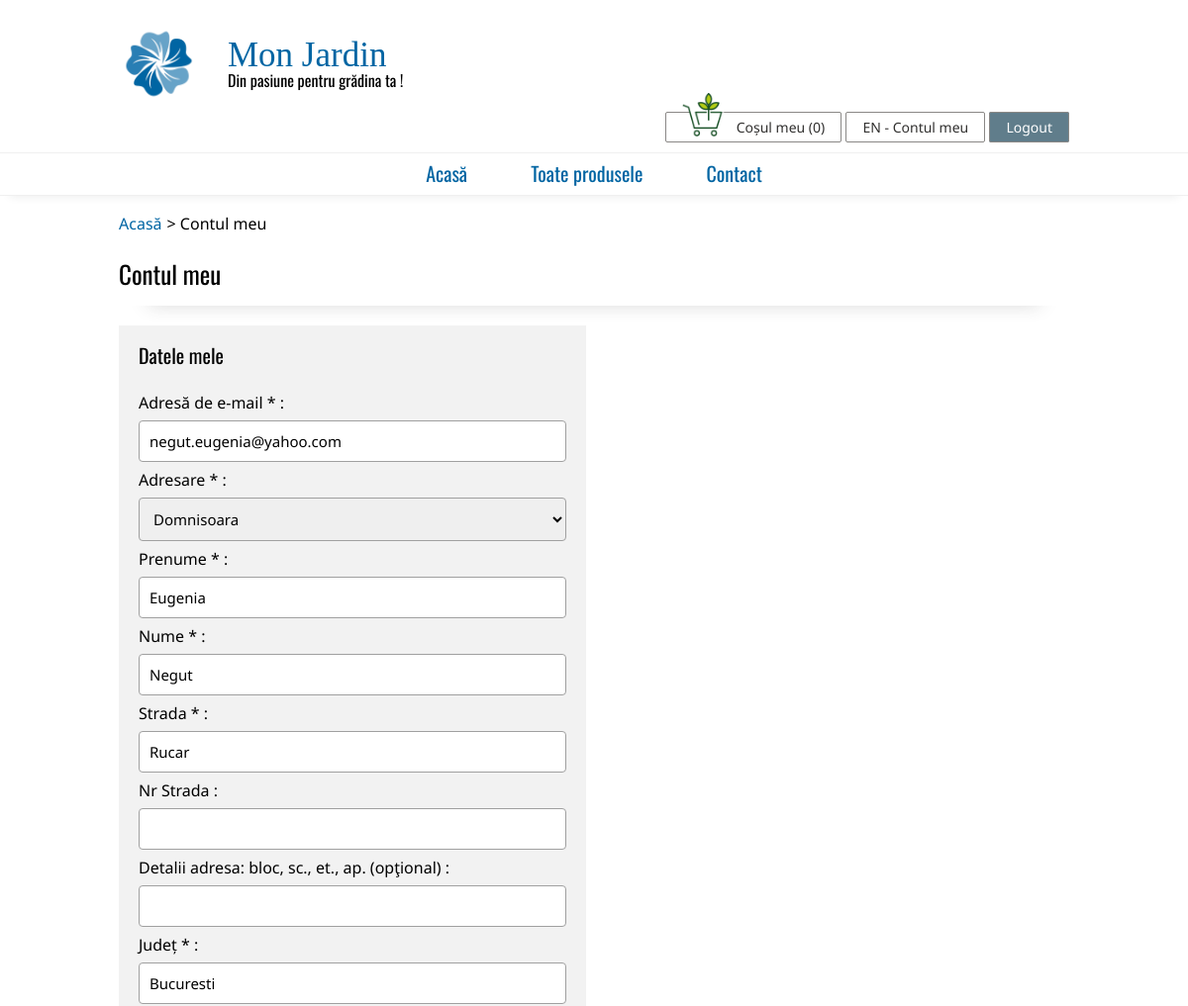
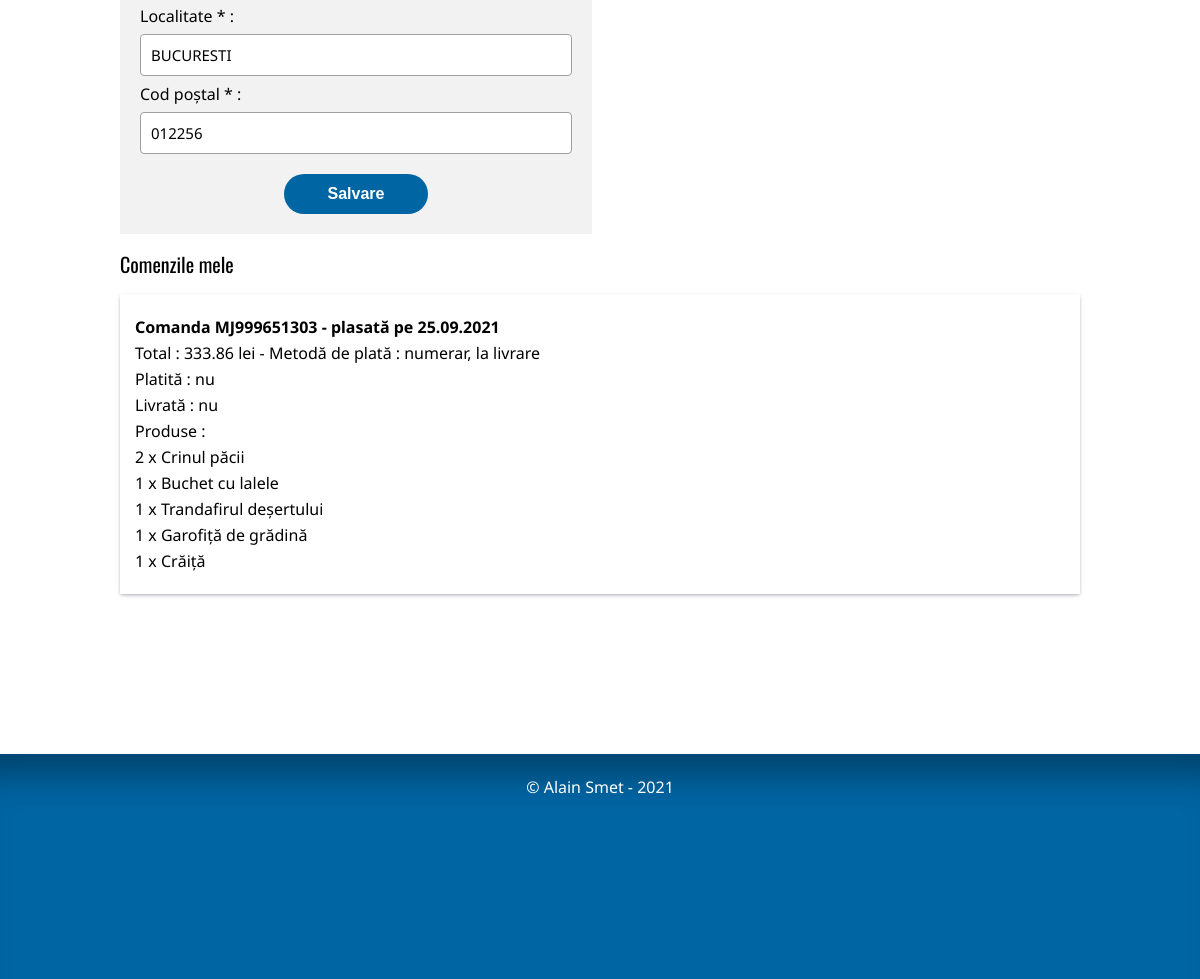
The page /cont/ (signed in) on the database its author committed (2 pictures, top to bottom).
### produse/models.py (models this page shows, shortened)
class Useri(models.Model):
    ADRESARE_CHOICES = [
        ('DL', 'Domnul'),
        ('DNA', 'Doamna'),
        ('DRA', 'Domnisoara')
    ]
    user = models.OneToOneField(User, on_delete=models.CASCADE)
    email = models.EmailField()
    adresare = models.CharField(max_length=3, choices=ADRESARE_CHOICES)
    prenume = models.CharField(max_length = 80)
    nume = models.CharField(max_length = 80)
    strada = models.CharField(max_length = 160)
    nr_strada = models.CharField(max_length = 10, blank=True)
    det_adresa = models.CharField(max_length = 200, blank=True)
    judet = models.CharField(max_length = 40)
    localitate = models.CharField(max_length = 40)
    cod_postal = models.CharField(max_length = 10)
    class Meta:
        verbose_name = 'Utilizator'
        verbose_name_plural = 'Utilizatori'

class Comenzi(models.Model):
    PLATA_CHOICES = [
        ('NUM', 'Numerar, la livrare'),
        ('CRD', 'Cu cardul'),
        ('TRB', 'Transfer bancar')
    ]
    referinta = models.CharField(max_length = 80)
    user = models.ForeignKey(Useri, on_delete = models.CASCADE)
    tip_plata = models.CharField(max_length = 3, choices = PLATA_CHOICES)
    platita = models.BooleanField(default = False)
    data_plata = models.DateField(blank = True, null=True)
    livrata = models.BooleanField(default = False)
    data_livrare = models.DateField(blank = True, null=True)
    itemi = models.ManyToManyField(ItemComanda, blank=True)
    data_creare = models.DateField(auto_now_add=True)
    def pret_total(self):
        pret = 0
        for item in self.itemi.all():
            pret += float(item.pret_unitar) * item.cantitate
        return '{:.2f}'.format(pret)
    def lista_itemi(self):
        return self.itemi.all()
    class Meta:
        verbose_name = 'Comandă'
        verbose_name_plural = 'Comenzi'

class ItemComanda(models.Model):
    produs_id = models.ForeignKey(Produse, null=True, on_delete=models.SET_NULL)
    cantitate = models.PositiveIntegerField(default=1)
    pret_unitar = models.DecimalField(max_digits=10, decimal_places=2,
                                      default=0)
    class Meta:
        verbose_name = 'Item comanda'
        verbose_name_plural = 'Itemi comanda'

class Produse(models.Model):
    nume = models.CharField(max_length = 80)
    nume_latin = models.CharField(max_length = 80, blank=True)
    poza = models.ImageField(upload_to='pictures/',
                             default='pictures/none.png', null=True, blank=True)
    categorie = models.ForeignKey(Categorii, on_delete=models.SET_NULL,
                                  null=True, blank=True)
    specie = models.CharField(max_length = 80, blank=True)
    familie = models.CharField(max_length = 80, blank=True)
    descriere = models.TextField(blank=True)
    pret = models.DecimalField(max_digits=10, decimal_places=2,
                                           default=0)
    stoc = models.PositiveIntegerField(default=0)
    def _get_nice_url(self):
        return nice_url(self.nume)
    url_norm = property(_get_nice_url)
    class Meta:
        verbose_name = 'Produs'
        verbose_name_plural = 'Produse'

### produse/views.py (the view)
# urls.py: path('cont/', pv.cont, name='cont'),
def cont(request):
    utilizator_valid = True
    try:
        utilizator_gasit = User.objects.get(username=request.user.username)
        utilizator = Useri.objects.get(user=utilizator_gasit.id)
    except:
        utilizator_valid = False
    if request.method == 'POST':
        form = UserForm(request.POST, instance=utilizator)
        if not utilizator_valid :
            return redirect('autentificare')
        elif form.is_valid():
            form.save()
            mesaj = 'Datele dvs au fost actualizate'
            comenzi = Comenzi.objects.filter(user_id=utilizator.id)
            return render(request, 'cont.html', {'user': request.user,
                                                 'formUser': form,
                                                 'num_art': num_art(request),
                                                 'mesaj': mesaj,
                                                 'comenzi': comenzi})
    else:
        if not utilizator_valid:
            return redirect('autentificare')
        form = UserForm(instance=utilizator)
        comenzi = Comenzi.objects.filter(user_id=utilizator.id)
    return render(request, 'cont.html', {'user': request.user,
                                         'formUser': form,
                                         'num_art': num_art(request),
                                         'comenzi': comenzi})

### produse/forms.py
class UserForm(forms.ModelForm):
    class Meta:
        model = Useri
        fields = ['email', 'adresare', 'prenume', 'nume', 'strada', 'nr_strada',
                  'det_adresa', 'judet', 'localitate', 'cod_postal']
        labels = {'adresare':'Adresare * ', 'prenume':'Prenume * ', 'nume':'Nume * ',
                  'email':'Adresă de e-mail * ',
                  'det_adresa':'Detalii adresa: bloc, sc., et., ap. (opţional) ',
                  'judet':'Județ * ', 'localitate':'Localitate * ',
                  'strada':'Strada * ', 'nr_strada':'Nr Strada ',
                  'cod_postal':'Cod poștal * '}

### produse/templatetags/produse_extras.py (called while the page is built)
@register.filter
def initiale(user):
    sir = ''
    try:
        sir += user.first_name[0].upper()
        sir += user.last_name[0].upper()
    except:
        sir = ''
    return sir

### produse/views.py (called while the page is built)
def _extragere_cos(request):
  if not request.session.has_key('cos'):
    return {}
  else:
    return request.session['cos']

def num_art(request):
    cos_complet = _extragere_cos(request)
    cantitate_totala = 0
    for produs, cantitate in cos_complet.items():
        cantitate_totala += cantitate
    return cantitate_totala

### templates/cont.html (shortened to what this page needs)
{% extends "./base.html" %}
{% load static %}
{% block breadcrumb %}
<ul id="breadcrumb">
	<li><a href="{% url 'index' %}" title="Acasă">Acasă</a></li>
	<li>Contul meu</li>
</ul>
{% endblock breadcrumb %}
{% block content %}
<h3>Contul meu</h3>
<form method="post" class="form-block-account">
	<h4>Datele mele</h4>
	{{ formUser.as_p }}
	<button type="submit" name="login" class="submit-button">Salvare</button>
</form>
<h4>Comenzile mele</h4>
{% if comenzi|length > 0 %}
<ul>
{% for comanda in comenzi %}
	<a href="{% url 'detaliu_comanda' comanda.referinta %}" class="order">
		<li>
			<p class="bold">Comanda {{comanda.referinta}} - plasată pe {{comanda.data_creare|date:'d.m.Y'}}</p>
			<p>Total : {{comanda.pret_total}} lei - Metodă de plată : {{comanda.get_tip_plata_display|lower}}</p>
			<p>Platită :
			{% if comanda.platita == True %}
			da (pe data de {{comanda.data_plata|date:'d.m.Y'}})
			{% else %}
			nu
			{% endif %}
			</p>
			<p>Livrată :
			{% if comanda.livrata == True %}
			da (pe data de {{comanda.data_livrare|date:'d.m.Y'}})
			{% else %}
			nu
			{% endif %}
			</p>
			<p>Produse :</p>
			{% for item in comanda.lista_itemi %}
			<p>{{item.cantitate}} x {{item.produs_id.nume}}</p>
			{% endfor %}
		</li>
	</a>
{% endfor %}
</ul>
{% else %}
<p>Nu aveți nicio comandă facută. <a href="{% url 'plante' %}">Incepeți acum !</a></p>
{% endif %}
{% endblock content %}

### templates/base.html (shortened to what this page needs)
{% load static %}
{% load produse_extras %}
<!DOCTYPE html>
<html>
	<head>
		<link rel="stylesheet" href="{% static 'reset.css' %}">
		<link rel="stylesheet" href="{% static 'main.css' %}">
	</head>
	<body>
		<div id="container">
			<div id="header">
				<a href="{% url 'index' %}" title="Mon Jardin - Acasă">
					<img src="{% static 'main_logo.png' %}" alt="Logo principal">
					<h1>Mon Jardin</h1>
					<h2>Din pasiune pentru grădina ta !</h2>
				</a>
			</div>
			<ul id="top-menu">
				<li>
					<a href="{% url 'cos' %}"><img src="{% static 'cart.png' %}" alt="Poza cos">Coșul meu ({{num_art}})</a>
				</li>
				<li><a href="{% url 'cont' %}"
				{% if user.username %}
				title="Salut {{user.first_name}} !"
				{% endif %}
				>
				{% if user.username %}
				{{user|initiale}} -
				{% endif %}
				Contul meu</a></li>
				{% if user.username %}
				<li><a href="{% url 'logout' %}" class="logout">Logout</a></li>
				{% endif %}
			</ul>
			<ul id="main-menu">
				<li><a href="{% url 'index' %}" title="Acasă">Acasă</a></li>
				<li><a href="{% url 'plante' %}" title="Toate produsele">Toate produsele</a></li>
				<li><a href="{% url 'contact' %}" title="Contact">Contact</a></li>
			</ul>
			<div id="main-content">
			{% block breadcrumb %}
			{% endblock breadcrumb %}
			{% block content %}
			{% endblock content %}
			</div>
			<div id="footer">
				<p>© Alain Smet - 2021</p>
			</div>
		</div>
	</body>
</html>

### static/main.css (style rules this page uses)
html { height: 100%; }
body { font-family: 'Noto Sans', Helvetica, Arial, sans-serif; min-height: 100%; }
h1 { font-family: Cinzel, 'Times New Roman', serif; font-size : 35px; color: #0065A3; padding-top: 13px; }
h2, h3, h4, th { font-family: Oswald, Helvetica, Arial, sans-serif; }
h2 { display:inline-block; }
h3 { padding-top: 20px; padding-bottom: 20px; font-size: 25px; box-shadow: rgb(0 0 0 / 45%) 0px 25px 20px -30px; margin-bottom: 20px; }
h4 { clear: both; font-size: 20px; padding-top: 20px; padding-bottom: 20px; }
label { display: block; margin-bottom: 10px; margin-top: 10px; }
input, select, textarea { width: 100%; font-family: 'Noto Sans', Helvetica, Arial, sans-serif; font-size: 15px; padding: 10px; box-sizing: border-box; resize: vertical; border-radius: 4px; border-style: solid; border-width: thin; border-color: #A0A0A0; outline: none; }
#container { min-height: 100%; }
#header { margin-left: 10%; margin-right: 10%; margin-top: 25px; }
#header img { float: left; height: 80px; margin-right: 30px; }
#header a { text-decoration: none; color: inherit; }
#top-menu { ; float: right; margin-right: 10%; margin-bottom: 18px; }
#top-menu li { display: inline-block; }
#top-menu img { width: 45px; margin-right: 10px; position: relative; bottom: -4px; }
#top-menu a, .cart-continue-button { outline: 0; text-align: center; text-decoration: none; cursor: pointer; padding: 5px 16px; border-radius: 2px; min-width: 80px; height: 32px; background-color: rgb(255, 255, 255); color: rgb(50, 49, 48); font-size: 14px; font-weight: 400; box-sizing: border-box; border: 1px solid rgb(138, 136, 134); }
#top-menu .logout { background-color: #607D8B; color: white; }
#main-menu { clear: both; border-top: 1px solid #f0f0f0; border-bottom: 1px solid #f0f0f0; box-shadow: rgba(33, 35, 38, 0.1) 0px 10px 10px -10px; text-align: center; }
#main-menu li { display: inline-block; }
#main-menu li a { font-family: Oswald, Helvetica, Arial, sans-serif; color: #0065A3; display: block; font-size: 20px; text-decoration: none; padding: 10px 30px; border-bottom: 2px solid #FFF; }
#breadcrumb { margin-top: 20px; margin-bottom: 10px; }
#breadcrumb li { display: inline-block; }
#breadcrumb li:not(:last-child):after { content: '\003e'; margin-left: 5px; }
#breadcrumb li a { text-decoration: none; color: #0065A3; }
#main-content { clear: left; padding-left: 10%; padding-right: 10%; padding-bottom: 140px; min-height: 420px; }
#footer { clear: both; position: relative; bottom: 0px; width: 100%; min-height: 200px; padding-top: 25px; text-align: center; background-color: #0065A3; color: #FFF; box-shadow: rgb(0 0 0 / 35%) 0px 50px 36px -30px inset; }
.submit-button, .cart-detail-button, .cart-pay-button { display: block; background-color: #0065A3; border: 0; border-radius: 100px; box-sizing: border-box; color: #ffffff; cursor: pointer; font-size: 16px; font-weight: 600; min-height: 40px; margin-top: 20px; }
.submit-button { margin-left: auto; margin-right: auto; padding-left: 10%; padding-right: 10%; }
.form-block, .form-block-account { display: inline-block; text-align: left; vertical-align: top; width: 45%; min-width: 350px; padding: 0px 20px 20px 20px; background-color: #F2F2F2; margin-top: 10px; }
.form-block-account { margin: 0px; padding: 0px 20px 20px 20px; background-color: #F2F2F2; }
.order, .order-top { display: inline-block; vertical-align: top; width: 100%; margin-bottom: 20px; padding-top: 15px; padding-bottom: 15px; box-shadow: rgba(50, 50, 93, 0.25) 0px 2px 5px -1px, rgba(0, 0, 0, 0.3) 0px 1px 3px -1px; text-decoration: none; color: black; }
.order p, .order-top p { margin-bottom: 10px; margin-top: 10px; padding: 0px 15px; }
.bold { font-weight: bold; }

### rows shown on the page
Useri: email "negut.eugenia@yahoo.com", adresare "Domnisoara", prenume "Eugenia", nume "Negut", strada "Rucar", judet "Bucuresti", localitate "BUCURESTI", cod_postal "012256"
Comenzi: referinta "MJ999651303", data_creare "25.09.2021", pret_total "333.86", tip_plata "numerar, la livrare", platita "nu", livrata "nu"
ItemComanda: cantitate "2", produs_id.nume "Crinul păcii"
ItemComanda: cantitate "1", produs_id.nume "Buchet cu lalele"
ItemComanda: cantitate "1", produs_id.nume "Trandafirul deșertului"
ItemComanda: cantitate "1", produs_id.nume "Garofiță de grădină"
ItemComanda: cantitate "1", produs_id.nume "Crăiță"

### other values the page prints
{{ num_art }} "0"
{{ user|initiale }} "EN"
